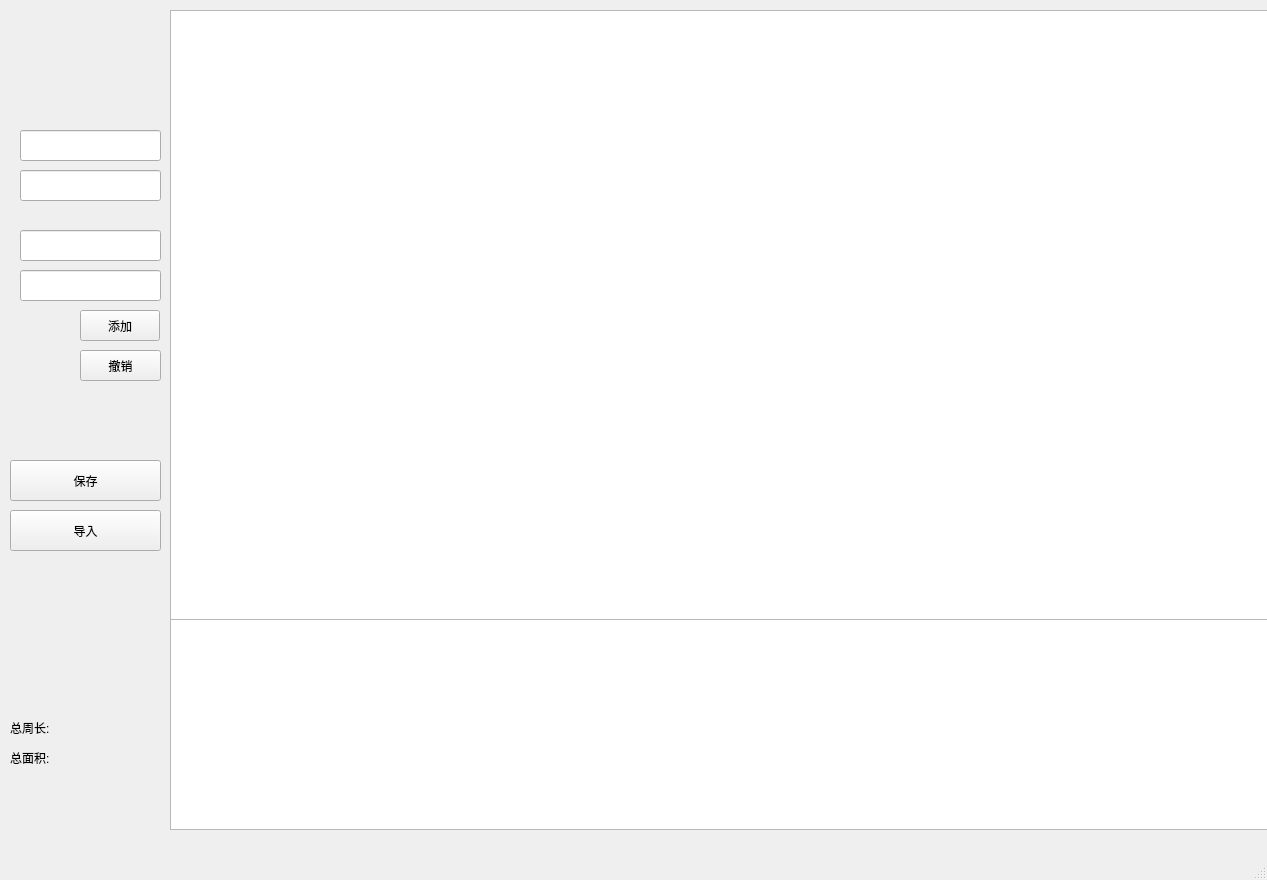
<?xml version="1.0" encoding="UTF-8"?>
<ui version="4.0">
 <class>MainWindow</class>
 <widget class="QMainWindow" name="MainWindow">
  <property name="geometry">
   <rect>
    <x>0</x>
    <y>0</y>
    <width>1267</width>
    <height>880</height>
   </rect>
  </property>
  <property name="windowTitle">
   <string>MainWindow</string>
  </property>
  <widget class="QWidget" name="centralwidget">
   <widget class="QLineEdit" name="x1">
    <property name="geometry">
     <rect>
      <x>20</x>
      <y>130</y>
      <width>141</width>
      <height>31</height>
     </rect>
    </property>
   </widget>
   <widget class="QLineEdit" name="y1">
    <property name="geometry">
     <rect>
      <x>20</x>
      <y>170</y>
      <width>141</width>
      <height>31</height>
     </rect>
    </property>
   </widget>
   <widget class="QLineEdit" name="x2">
    <property name="geometry">
     <rect>
      <x>20</x>
      <y>230</y>
      <width>141</width>
      <height>31</height>
     </rect>
    </property>
   </widget>
   <widget class="QLineEdit" name="y2">
    <property name="geometry">
     <rect>
      <x>20</x>
      <y>270</y>
      <width>141</width>
      <height>31</height>
     </rect>
    </property>
   </widget>
   <widget class="QPushButton" name="xyok">
    <property name="geometry">
     <rect>
      <x>80</x>
      <y>310</y>
      <width>80</width>
      <height>31</height>
     </rect>
    </property>
    <property name="text">
     <string>添加</string>
    </property>
   </widget>
   <widget class="QPushButton" name="fileimport">
    <property name="geometry">
     <rect>
      <x>10</x>
      <y>510</y>
      <width>151</width>
      <height>41</height>
     </rect>
    </property>
    <property name="text">
     <string>导入</string>
    </property>
   </widget>
   <widget class="QPushButton" name="cancel">
    <property name="geometry">
     <rect>
      <x>80</x>
      <y>350</y>
      <width>81</width>
      <height>31</height>
     </rect>
    </property>
    <property name="text">
     <string>撤销</string>
    </property>
   </widget>
   <widget class="QPushButton" name="save">
    <property name="geometry">
     <rect>
      <x>10</x>
      <y>460</y>
      <width>151</width>
      <height>41</height>
     </rect>
    </property>
    <property name="text">
     <string>保存</string>
    </property>
   </widget>
   <widget class="QGraphicsView" name="RgraphicsView">
    <property name="geometry">
     <rect>
      <x>170</x>
      <y>10</y>
      <width>1600</width>
      <height>611</height>
     </rect>
    </property>
   </widget>
   <widget class="QGraphicsView" name="TgraphicsView">
    <property name="geometry">
     <rect>
      <x>170</x>
      <y>619</y>
      <width>1600</width>
      <height>211</height>
     </rect>
    </property>
   </widget>
   <widget class="QLabel" name="label">
    <property name="geometry">
     <rect>
      <x>10</x>
      <y>720</y>
      <width>68</width>
      <height>15</height>
     </rect>
    </property>
    <property name="text">
     <string>总周长:</string>
    </property>
   </widget>
   <widget class="QLabel" name="label_2">
    <property name="geometry">
     <rect>
      <x>10</x>
      <y>750</y>
      <width>68</width>
      <height>15</height>
     </rect>
    </property>
    <property name="text">
     <string>总面积:</string>
    </property>
   </widget>
   <widget class="QLabel" name="ans_c">
    <property name="geometry">
     <rect>
      <x>70</x>
      <y>720</y>
      <width>68</width>
      <height>15</height>
     </rect>
    </property>
    <property name="text">
     <string/>
    </property>
   </widget>
   <widget class="QLabel" name="ans_s">
    <property name="geometry">
     <rect>
      <x>70</x>
      <y>750</y>
      <width>68</width>
      <height>15</height>
     </rect>
    </property>
    <property name="text">
     <string/>
    </property>
   </widget>
  </widget>
  <widget class="QMenuBar" name="menubar">
   <property name="geometry">
    <rect>
     <x>0</x>
     <y>0</y>
     <width>1267</width>
     <height>26</height>
    </rect>
   </property>
  </widget>
  <widget class="QStatusBar" name="statusbar"/>
 </widget>
 <resources/>
 <connections/>
</ui>
